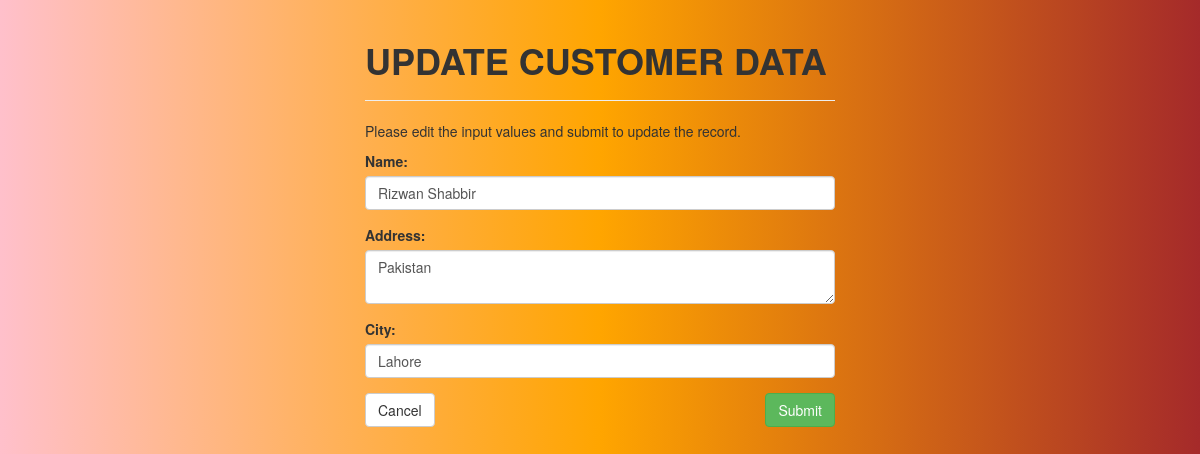
Screenshot of /Cupdate.php?id=1 with the database file from the repository.
### tables this page shows
CREATE TABLE `customer` (
  `id` int(11) NOT NULL,
  `name` varchar(255) NOT NULL,
  `address` varchar(200) NOT NULL,
  `city` varchar(20) NOT NULL
);

### Cupdate.php (the view, shortened to what this page needs)
<?php
require_once "Cconfig.php";
$name = $address = $city = "";
$name_err = $address_err = $city_err = "";
if(isset($_POST["id"]) && !empty($_POST["id"])){
    $id = $_POST["id"];
    $input_name = trim($_POST["name"]);
    if(empty($input_name)){
        $name_err = "Please enter a name.";
    } elseif(!filter_var($input_name, FILTER_VALIDATE_REGEXP, array("options"=>array("regexp"=>"/^[a-zA-Z\s]+$/")))){
        $name_err = "Please enter a valid name.";
    } else{
        $name = $input_name;
    }
    $input_address = trim($_POST["address"]);
    if(empty($input_address)){
        $address_err = "Please enter an address.";
    } else{
        $address = $input_address;
    }
    $input_city = trim($_POST["city"]);
    if(empty($input_city)){
        $city_err = "Please enter the city name.";
    } else{
        $city = $input_city;
    }
    if(empty($name_err) && empty($address_err) && empty($city_err)){
        $sql = "UPDATE customer SET name=?, address=?, city=? WHERE id=?";
        if($stmt = $mysqli->prepare($sql)){
            $stmt->bind_param("sssi", $param_name, $param_address, $param_city, $param_id);
            $param_name = $name;
            $param_address = $address;
            $param_city = $city;
            $param_id = $id;
            if($stmt->execute()){
                header("location: Cindex.php");
                exit();
            } else{
                echo "Something went wrong. Please try again later.";
            }
        }
        $stmt->close();
    }
    $mysqli->close();
} else{
    if(isset($_GET["id"]) && !empty(trim($_GET["id"]))){
        $sql = "SELECT * FROM customer WHERE id = ?";
        if($stmt = $mysqli->prepare($sql)){
            $stmt->bind_param("i", $param_id);
            if($stmt->execute()){
                $result = $stmt->get_result();
                if($result->num_rows == 1){
                    $row = $result->fetch_array(MYSQLI_ASSOC);
                    $name = $row["name"];
                    $address = $row["address"];
                    $city = $row["city"];
                } else{
                    header("location: Cindex.php");
                    exit();
                }
            } else{
                echo "Oops! Something went wrong. Please try again later.";
            }
        }
    }  else{
        header("location: Cindex.php");
        exit();
    }
}
?>
<!DOCTYPE html>
<html lang="en">
<head>
    <link rel="stylesheet" href="https://maxcdn.bootstrapcdn.com/bootstrap/3.3.7/css/bootstrap.css">
</head>
<body id="grad">
    <div class="wrapper">
        <div class="container-fluid">
            <div class="row">
                <div class="col-md-12">
                    <div class="page-header">
					<h1> <B>UPDATE CUSTOMER DATA</B></h1>
                    </div>
                    <p>Please edit the input values and submit to update the record.</p>
                    <form action="<?php echo htmlspecialchars(basename($_SERVER['REQUEST_URI'])); ?>" method="post">
                        <div class="form-group <?php echo (!empty($name_err)) ? 'has-error' : ''; ?>">
                            <label>Name:</label>
                            <input type="text" name="name" class="form-control" value="<?php echo $name; ?>">
                        </div>
                        <div class="form-group <?php echo (!empty($address_err)) ? 'has-error' : ''; ?>">
                            <label>Address:</label>
                            <textarea name="address" class="form-control"><?php echo $address; ?></textarea>
                        </div>
                        <div class="form-group <?php echo (!empty($city_err)) ? 'has-error' : ''; ?>">
                            <label>City:</label>
                            <input type="text" name="city" class="form-control" value="<?php echo $city; ?>">
                        </div>
                        <input type="submit" class="btn btn-success pull-right" value="Submit">
                        <a href="Cindex.php" class="btn btn-default pull right">Cancel</a>
                    </form>
                </div>
            </div>
        </div>
    </div>
</body>
</html>

### Cupdate.php (style rules this page uses)
.wrapper { width: 500px; margin: 0 auto; }
#grad { background-image: linear-gradient(-90deg, brown,orange,pink); }

### rows the page displays
customer: name "Rizwan Shabbir", address "Pakistan", city "Lahore"
